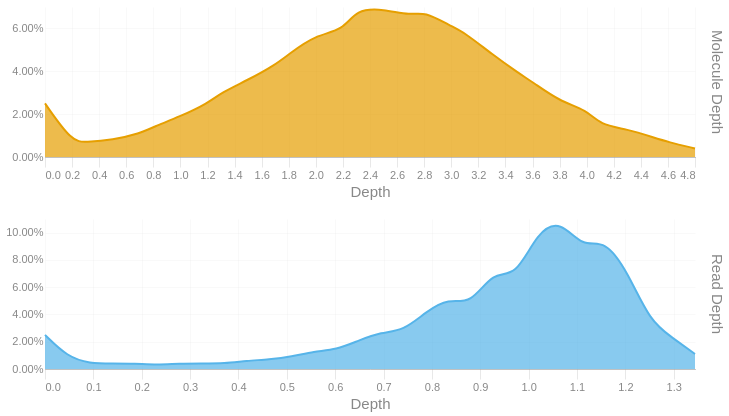

Write notebook code for a chart like this one.
### Code cell
readdep = depth_hist(tb['Read Depth'], q99, 3)
readdep = readdep.with_columns(pl.lit('Read Depth').alias('Metric'))
if not SKIPLR:
    moldep = depth_hist(tb['Molecule Depth'], mol_q99, 1)
    moldep = moldep.with_columns(pl.lit('Molecule Depth').alias('Metric'))
    _hist = pl.concat([readdep, moldep])
    _hist = _hist.filter(pl.col('Proportion') != 0)
    with SafeRender(_hist):
        (
            alt.Chart(_hist)        
            .mark_area(interpolate = "basis")
            .encode(
                x=alt.X('Bin:Q').scale(domainMin=0).axis(alt.Axis(title='Depth')),
                y = alt.Y('Proportion:Q', title = None).axis(format = '.2%'),
                color = alt.Color('Metric:N').legend(None),
                row = alt.Row("Metric:N").header(title = None, labelOrient = 'right'),
                tooltip = [
                    alt.Tooltip("Metric:N", title = "Metric"),
                    alt.Tooltip('Interval:N', title = "Depth Interval"),
                    alt.Tooltip('Proportion:Q', title = "% Alignments").format('.2%')
                ]
            )
            .resolve_scale(x='independent', y='independent')
            .properties(
                height = 150, width = 650,
                usermeta={'embedOptions': {'downloadFileName': f'{samplename}.depth.hist'}}
            )
        ).display()
else:
    readdep = readdep.filter(pl.col('Proportion') != 0)
    with SafeRender(readdep):
        (
            alt.Chart(readdep)        
            .mark_area(interpolate = "basis")
            .encode(
                x=alt.X('Bin:Q').scale(domainMin=0).axis(alt.Axis(title='Depth')),
                y = alt.Y('Proportion:Q', title = None).axis(format = '.2%'),
                tooltip = [
                    alt.Tooltip('Interval:N', title = "Depth Interval"),
                    alt.Tooltip('Proportion:Q', title = "% Alignments").format('.2%')
                ]
            )
            .properties(
                usermeta={'embedOptions': {'downloadFileName': f'{samplename}.depth.hist'}}
            )
        ).display()

### Figure 1 — Vega-Lite specification as saved in the notebook (floating-point values rounded to 4 significant figures)
{"width": 650, "height": 150, "config": {"title": {"anchor": "start", "dy": -15, "fontSize": 18, "color": "#888888", "subtitleColor": "#888888", "subtitleFontSize": 14}, "arc": {"fill": "#0072B2"}, "axis": {"domainColor": "#888888", "domainWidth": 0.5, "gridWidth": 0.2, "grid": false, "titleFontWeight": 400, "titleFontSize": 15, "labelFontSize": 11, "labelColor": "#888888", "tickColor": "#888888", "tickWidth": 0.2, "titleColor": "#888888"}, "axisBand": {"grid": false}, "axisX": {"grid": true, "tickSize": 10, "domainCap": "round"}, "axisY": {"domain": false, "grid": true, "tickSize": 0, "domainCap": "round"}, "background": "transparent", "header": {"labelFontSize": 15, "labelColor": "#888888", "titleFontSize": 15, "titleFontWeight": 600, "titleColor": "#888888"}, "legend": {"labelFont": "sans-serif", "labelFontSize": 12, "labelColor": "#888888", "symbolSize": 100, "symbolType": "circle", "titleFontSize": 12, "titlePadding": 10, "titleColor": "#888888", "title": null}, "range": {"category": ["#E69F00", "#56B4E9", "#009E73", "#F0E442", "#0072B2", "#D55E00", "#CC79A7", "#000000"], "diverging": ["#cfe8f3", "#a2d4ec", "#73bfe2", "#46abdb", "#1696d2", "#12719e"]}, "area": {"fill": "#0072B2", "fillOpacity": 0.7, "line": true, "strokeOpacity": 0.7}, "line": {"color": "#0072B2", "stroke": "#0072B2", "strokeWidth": 2}, "trail": {"color": "#0072B2", "stroke": "#0072B2", "strokeWidth": 0, "size": 1}, "point": {"filled": true, "fillOpacity": 1.0, "size": 95}, "text": {"color": "#888888", "fontSize": 11, "align": "right", "fontWeight": 400, "size": 11}, "bar": {"fill": "#0072B2", "stroke": null}, "view": {"stroke": null, "continuousWidth": 660, "continuousHeight": 400}}, "data": {"name": "data-6a6ff89f23febd588ce55030bc475069"}, "mark": {"type": "area", "interpolate": "basis"}, "encoding": {"color": {"field": "Metric", "legend": null, "type": "nominal"}, "row": {"field": "Metric", "header": {"title": null, "labelOrient": "right"}, "type": "nominal"}, "tooltip": [{"field": "Metric", "title": "Metric", "type": "nominal"}, {"field": "Interval", "title": "Depth Interval", "type": "nominal"}, {"field": "Proportion", "format": ".2%", "title": "% Alignments", "type": "quantitative"}], "x": {"axis": {"title": "Depth"}, "field": "Bin", "scale": {"domainMin": 0}, "type": "quantitative"}, "y": {"axis": {"format": ".2%"}, "field": "Proportion", "title": null, "type": "quantitative"}}, "resolve": {"scale": {"x": "independent", "y": "independent"}}, "usermeta": {"embedOptions": {"downloadFileName": "S6_Altamaha_3969.depth.hist"}}, "$schema": "https://vega.github.io/schema/vega-lite/v6.1.0.json", "datasets": {"data-6a6ff89f23febd588ce55030bc475069": [{"Bin": 0.0, "Interval": "0.0-0.046", "Proportion": 0.025, "Metric": "Read Depth"}, {"Bin": 0.046, "Interval": "0.046-0.093", "Proportion": 0.009, "Metric": "Read Depth"}, {"Bin": 0.093, "Interval": "0.093-0.139", "Proportion": 0.004, "Metric": "Read Depth"}, {"Bin": 0.139, "Interval": "0.139-0.185", "Proportion": 0.004, "Metric": "Read Depth"}, {"Bin": 0.185, "Interval": "0.185-0.232", "Proportion": 0.004, "Metric": "Read Depth"}, {"Bin": 0.232, "Interval": "0.232-0.278", "Proportion": 0.003, "Metric": "Read Depth"}, {"Bin": 0.278, "Interval": "0.278-0.324", "Proportion": 0.004, "Metric": "Read Depth"}, {"Bin": 0.324, "Interval": "0.324-0.371", "Proportion": 0.004, "Metric": "Read Depth"}, {"Bin": 0.371, "Interval": "0.371-0.417", "Proportion": 0.004, "Metric": "Read Depth"}, {"Bin": 0.417, "Interval": "0.417-0.463", "Proportion": 0.006, "Metric": "Read Depth"}, {"Bin": 0.463, "Interval": "0.463-0.51", "Proportion": 0.007, "Metric": "Read Depth"}, {"Bin": 0.51, "Interval": "0.51-0.556", "Proportion": 0.009, "Metric": "Read Depth"}, {"Bin": 0.556, "Interval": "0.556-0.602", "Proportion": 0.013, "Metric": "Read Depth"}, {"Bin": 0.602, "Interval": "0.602-0.649", "Proportion": 0.014, "Metric": "Read Depth"}, {"Bin": 0.649, "Interval": "0.649-0.695", "Proportion": 0.021, "Metric": "Read Depth"}, {"Bin": 0.695, "Interval": "0.695-0.741", "Proportion": 0.027, "Metric": "Read Depth"}, {"Bin": 0.741, "Interval": "0.741-0.788", "Proportion": 0.028, "Metric": "Read Depth"}, {"Bin": 0.788, "Interval": "0.788-0.834", "Proportion": 0.042, "Metric": "Read Depth"}, {"Bin": 0.834, "Interval": "0.834-0.88", "Proportion": 0.052, "Metric": "Read Depth"}, {"Bin": 0.88, "Interval": "0.88-0.927", "Proportion": 0.047, "Metric": "Read Depth"}, {"Bin": 0.927, "Interval": "0.927-0.973", "Proportion": 0.072, "Metric": "Read Depth"}, {"Bin": 0.973, "Interval": "0.973-1.019", "Proportion": 0.067, "Metric": "Read Depth"}, {"Bin": 1.019, "Interval": "1.019-1.066", "Proportion": 0.101, "Metric": "Read Depth"}, {"Bin": 1.066, "Interval": "1.066-1.112", "Proportion": 0.109, "Metric": "Read Depth"}, {"Bin": 1.112, "Interval": "1.112-1.158", "Proportion": 0.089, "Metric": "Read Depth"}, {"Bin": 1.158, "Interval": "1.158-1.205", "Proportion": 0.095, "Metric": "Read Depth"}, {"Bin": 1.205, "Interval": "1.205-1.251", "Proportion": 0.071, "Metric": "Read Depth"}, {"Bin": 1.251, "Interval": "1.251-1.297", "Proportion": 0.035, "Metric": "Read Depth"}, {"Bin": 1.297, "Interval": "1.297-1.344", "Proportion": 0.023, "Metric": "Read Depth"}, {"Bin": 1.344, "Interval": "1.344-1.39", "Proportion": 0.011, "Metric": "Read Depth"}, {"Bin": 0.0, "Interval": "0.0-0.2", "Proportion": 0.025, "Metric": "Molecule Depth"}, {"Bin": 0.2, "Interval": "0.2-0.3", "Proportion": 0.007, "Metric": "Molecule Depth"}, {"Bin": 0.3, "Interval": "0.3-0.5", "Proportion": 0.007, "Metric": "Molecule Depth"}, {"Bin": 0.5, "Interval": "0.5-0.7", "Proportion": 0.008, "Metric": "Molecule Depth"}, {"Bin": 0.7, "Interval": "0.7-0.8", "Proportion": 0.011, "Metric": "Molecule Depth"}, {"Bin": 0.8, "Interval": "0.8-1.0", "Proportion": 0.014, "Metric": "Molecule Depth"}, {"Bin": 1.0, "Interval": "1.0-1.2", "Proportion": 0.019, "Metric": "Molecule Depth"}, {"Bin": 1.2, "Interval": "1.2-1.3", "Proportion": 0.025, "Metric": "Molecule Depth"}, {"Bin": 1.3, "Interval": "1.3-1.5", "Proportion": 0.03, "Metric": "Molecule Depth"}, {"Bin": 1.5, "Interval": "1.5-1.7", "Proportion": 0.036, "Metric": "Molecule Depth"}, {"Bin": 1.7, "Interval": "1.7-1.8", "Proportion": 0.043, "Metric": "Molecule Depth"}, {"Bin": 1.8, "Interval": "1.8-2.0", "Proportion": 0.048, "Metric": "Molecule Depth"}, {"Bin": 2.0, "Interval": "2.0-2.2", "Proportion": 0.057, "Metric": "Molecule Depth"}, {"Bin": 2.2, "Interval": "2.2-2.3", "Proportion": 0.059, "Metric": "Molecule Depth"}, {"Bin": 2.3, "Interval": "2.3-2.5", "Proportion": 0.069, "Metric": "Molecule Depth"}, {"Bin": 2.5, "Interval": "2.5-2.7", "Proportion": 0.069, "Metric": "Molecule Depth"}, {"Bin": 2.7, "Interval": "2.7-2.8", "Proportion": 0.066, "Metric": "Molecule Depth"}, {"Bin": 2.8, "Interval": "2.8-3.0", "Proportion": 0.068, "Metric": "Molecule Depth"}, {"Bin": 3.0, "Interval": "3.0-3.1", "Proportion": 0.061, "Metric": "Molecule Depth"}, {"Bin": 3.1, "Interval": "3.1-3.3", "Proportion": 0.058, "Metric": "Molecule Depth"}, {"Bin": 3.3, "Interval": "3.3-3.5", "Proportion": 0.048, "Metric": "Molecule Depth"}, {"Bin": 3.5, "Interval": "3.5-3.6", "Proportion": 0.039, "Metric": "Molecule Depth"}, {"Bin": 3.6, "Interval": "3.6-3.8", "Proportion": 0.035, "Metric": "Molecule Depth"}, {"Bin": 3.8, "Interval": "3.8-4.0", "Proportion": 0.026, "Metric": "Molecule Depth"}, {"Bin": 4.0, "Interval": "4.0-4.1", "Proportion": 0.022, "Metric": "Molecule Depth"}, {"Bin": 4.1, "Interval": "4.1-4.3", "Proportion": 0.015, "Metric": "Molecule Depth"}, {"Bin": 4.3, "Interval": "4.3-4.5", "Proportion": 0.013, "Metric": "Molecule Depth"}, {"Bin": 4.5, "Interval": "4.5-4.6", "Proportion": 0.009, "Metric": "Molecule Depth"}, {"Bin": 4.6, "Interval": "4.6-4.8", "Proportion": 0.007, "Metric": "Molecule Depth"}, {"Bin": 4.8, "Interval": "4.8-4.97", "Proportion": 0.004, "Metric": "Molecule Depth"}]}}
